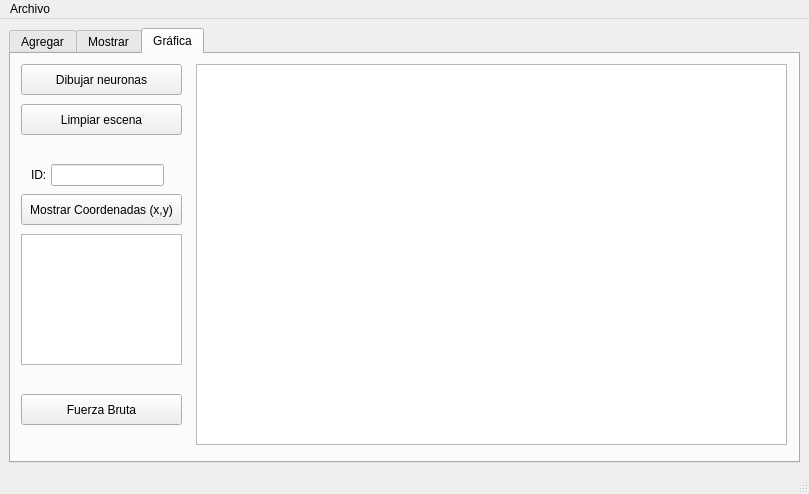
<?xml version="1.0" encoding="UTF-8"?>
<ui version="4.0">
 <class>MainWindow</class>
 <widget class="QMainWindow" name="MainWindow">
  <property name="geometry">
   <rect>
    <x>0</x>
    <y>0</y>
    <width>809</width>
    <height>494</height>
   </rect>
  </property>
  <property name="windowTitle">
   <string>MainWindow</string>
  </property>
  <widget class="QWidget" name="centralwidget">
   <layout class="QGridLayout" name="gridLayout">
    <item row="0" column="0">
     <widget class="QTabWidget" name="tabWidget">
      <property name="currentIndex">
       <number>2</number>
      </property>
      <widget class="QWidget" name="tab">
       <attribute name="title">
        <string>Agregar</string>
       </attribute>
       <widget class="QLabel" name="label">
        <property name="geometry">
         <rect>
          <x>73</x>
          <y>9</y>
          <width>62</width>
          <height>16</height>
         </rect>
        </property>
        <property name="text">
         <string>NEURONAS</string>
        </property>
       </widget>
       <widget class="QPlainTextEdit" name="mallaMostrar">
        <property name="geometry">
         <rect>
          <x>233</x>
          <y>9</y>
          <width>541</width>
          <height>211</height>
         </rect>
        </property>
       </widget>
       <widget class="QLabel" name="label_2">
        <property name="geometry">
         <rect>
          <x>9</x>
          <y>40</y>
          <width>16</width>
          <height>16</height>
         </rect>
        </property>
        <property name="text">
         <string>ID:</string>
        </property>
       </widget>
       <widget class="QLineEdit" name="datoId">
        <property name="geometry">
         <rect>
          <x>94</x>
          <y>40</y>
          <width>133</width>
          <height>22</height>
         </rect>
        </property>
       </widget>
       <widget class="QLabel" name="label_3">
        <property name="geometry">
         <rect>
          <x>9</x>
          <y>68</y>
          <width>38</width>
          <height>16</height>
         </rect>
        </property>
        <property name="text">
         <string>Voltaje:</string>
        </property>
       </widget>
       <widget class="QLineEdit" name="datoVoltaje">
        <property name="geometry">
         <rect>
          <x>94</x>
          <y>68</y>
          <width>133</width>
          <height>22</height>
         </rect>
        </property>
       </widget>
       <widget class="QLabel" name="label_4">
        <property name="geometry">
         <rect>
          <x>9</x>
          <y>96</y>
          <width>58</width>
          <height>16</height>
         </rect>
        </property>
        <property name="text">
         <string>Posición X:</string>
        </property>
       </widget>
       <widget class="QLineEdit" name="datoPosicionX">
        <property name="geometry">
         <rect>
          <x>94</x>
          <y>96</y>
          <width>133</width>
          <height>22</height>
         </rect>
        </property>
       </widget>
       <widget class="QLabel" name="label_5">
        <property name="geometry">
         <rect>
          <x>9</x>
          <y>124</y>
          <width>58</width>
          <height>16</height>
         </rect>
        </property>
        <property name="text">
         <string>Posición Y:</string>
        </property>
       </widget>
       <widget class="QLineEdit" name="datoPosicionY">
        <property name="geometry">
         <rect>
          <x>94</x>
          <y>124</y>
          <width>133</width>
          <height>22</height>
         </rect>
        </property>
       </widget>
       <widget class="QLabel" name="label_6">
        <property name="geometry">
         <rect>
          <x>9</x>
          <y>152</y>
          <width>23</width>
          <height>16</height>
         </rect>
        </property>
        <property name="text">
         <string>Red:</string>
        </property>
       </widget>
       <widget class="QLineEdit" name="datoRed">
        <property name="geometry">
         <rect>
          <x>94</x>
          <y>152</y>
          <width>133</width>
          <height>22</height>
         </rect>
        </property>
       </widget>
       <widget class="QLabel" name="label_7">
        <property name="geometry">
         <rect>
          <x>9</x>
          <y>180</y>
          <width>34</width>
          <height>16</height>
         </rect>
        </property>
        <property name="text">
         <string>Green:</string>
        </property>
       </widget>
       <widget class="QLineEdit" name="datoGreen">
        <property name="geometry">
         <rect>
          <x>94</x>
          <y>180</y>
          <width>133</width>
          <height>22</height>
         </rect>
        </property>
       </widget>
       <widget class="QLabel" name="label_8">
        <property name="geometry">
         <rect>
          <x>9</x>
          <y>208</y>
          <width>26</width>
          <height>16</height>
         </rect>
        </property>
        <property name="text">
         <string>Blue:</string>
        </property>
       </widget>
       <widget class="QLineEdit" name="datoBlue">
        <property name="geometry">
         <rect>
          <x>94</x>
          <y>208</y>
          <width>133</width>
          <height>22</height>
         </rect>
        </property>
       </widget>
       <widget class="QPushButton" name="mostrarNeuronas">
        <property name="geometry">
         <rect>
          <x>240</x>
          <y>230</y>
          <width>161</width>
          <height>31</height>
         </rect>
        </property>
        <property name="text">
         <string>Mostrar</string>
        </property>
       </widget>
       <widget class="QPushButton" name="insertarInicio">
        <property name="geometry">
         <rect>
          <x>9</x>
          <y>236</y>
          <width>101</width>
          <height>24</height>
         </rect>
        </property>
        <property name="text">
         <string>Insertar Inicio</string>
        </property>
       </widget>
       <widget class="QPushButton" name="insertarFinal">
        <property name="geometry">
         <rect>
          <x>114</x>
          <y>236</y>
          <width>111</width>
          <height>24</height>
         </rect>
        </property>
        <property name="text">
         <string>Insertar Final</string>
        </property>
       </widget>
       <widget class="QPushButton" name="sort">
        <property name="geometry">
         <rect>
          <x>410</x>
          <y>230</y>
          <width>171</width>
          <height>31</height>
         </rect>
        </property>
        <property name="text">
         <string>Ordenar por ID</string>
        </property>
       </widget>
       <widget class="QPushButton" name="sortV">
        <property name="geometry">
         <rect>
          <x>590</x>
          <y>230</y>
          <width>171</width>
          <height>31</height>
         </rect>
        </property>
        <property name="text">
         <string>Ordenar por Voltaje</string>
        </property>
       </widget>
      </widget>
      <widget class="QWidget" name="tab_2">
       <property name="enabled">
        <bool>true</bool>
       </property>
       <attribute name="title">
        <string>Mostrar</string>
       </attribute>
       <widget class="QTableWidget" name="tableWidget">
        <property name="geometry">
         <rect>
          <x>220</x>
          <y>10</y>
          <width>521</width>
          <height>231</height>
         </rect>
        </property>
       </widget>
       <widget class="QPushButton" name="BotonMostrardelatabla">
        <property name="geometry">
         <rect>
          <x>20</x>
          <y>10</y>
          <width>171</width>
          <height>31</height>
         </rect>
        </property>
        <property name="text">
         <string>Mostrar de la tabla</string>
        </property>
       </widget>
       <widget class="QPushButton" name="BotonBuscardelatabla">
        <property name="geometry">
         <rect>
          <x>20</x>
          <y>170</y>
          <width>171</width>
          <height>31</height>
         </rect>
        </property>
        <property name="text">
         <string>Buscar por ID</string>
        </property>
       </widget>
       <widget class="QLineEdit" name="idBusqueda">
        <property name="geometry">
         <rect>
          <x>20</x>
          <y>210</y>
          <width>171</width>
          <height>31</height>
         </rect>
        </property>
        <property name="placeholderText">
         <string> ID</string>
        </property>
        <property name="clearButtonEnabled">
         <bool>false</bool>
        </property>
       </widget>
       <widget class="QPushButton" name="BotonMostrarSortID">
        <property name="geometry">
         <rect>
          <x>20</x>
          <y>50</y>
          <width>171</width>
          <height>31</height>
         </rect>
        </property>
        <property name="text">
         <string>Clasificar por ID</string>
        </property>
       </widget>
       <widget class="QPushButton" name="BotonMostrarSortV">
        <property name="geometry">
         <rect>
          <x>20</x>
          <y>90</y>
          <width>171</width>
          <height>31</height>
         </rect>
        </property>
        <property name="text">
         <string>Clasificar por Voltaje</string>
        </property>
       </widget>
      </widget>
      <widget class="QWidget" name="tab_3">
       <attribute name="title">
        <string>Gráfica</string>
       </attribute>
       <widget class="QPushButton" name="dibujar">
        <property name="geometry">
         <rect>
          <x>10</x>
          <y>10</y>
          <width>161</width>
          <height>31</height>
         </rect>
        </property>
        <property name="text">
         <string>Dibujar neuronas</string>
        </property>
       </widget>
       <widget class="QPushButton" name="limpiar">
        <property name="geometry">
         <rect>
          <x>10</x>
          <y>50</y>
          <width>161</width>
          <height>31</height>
         </rect>
        </property>
        <property name="text">
         <string>Limpiar escena</string>
        </property>
       </widget>
       <widget class="QGraphicsView" name="graphicsView">
        <property name="geometry">
         <rect>
          <x>185</x>
          <y>10</y>
          <width>591</width>
          <height>381</height>
         </rect>
        </property>
       </widget>
       <widget class="QLineEdit" name="busqID">
        <property name="geometry">
         <rect>
          <x>40</x>
          <y>110</y>
          <width>113</width>
          <height>22</height>
         </rect>
        </property>
       </widget>
       <widget class="QLabel" name="label_9">
        <property name="geometry">
         <rect>
          <x>20</x>
          <y>110</y>
          <width>49</width>
          <height>21</height>
         </rect>
        </property>
        <property name="text">
         <string>ID:</string>
        </property>
       </widget>
       <widget class="QPushButton" name="btnBusqID">
        <property name="geometry">
         <rect>
          <x>10</x>
          <y>140</y>
          <width>161</width>
          <height>31</height>
         </rect>
        </property>
        <property name="text">
         <string>Mostrar Coordenadas (x,y)</string>
        </property>
       </widget>
       <widget class="QPlainTextEdit" name="mallaGrafNeuronas">
        <property name="geometry">
         <rect>
          <x>10</x>
          <y>180</y>
          <width>161</width>
          <height>131</height>
         </rect>
        </property>
       </widget>
       <widget class="QPushButton" name="bruteForceGraphic">
        <property name="geometry">
         <rect>
          <x>10</x>
          <y>340</y>
          <width>161</width>
          <height>31</height>
         </rect>
        </property>
        <property name="text">
         <string>Fuerza Bruta</string>
        </property>
       </widget>
      </widget>
     </widget>
    </item>
   </layout>
  </widget>
  <widget class="QMenuBar" name="menubar">
   <property name="geometry">
    <rect>
     <x>0</x>
     <y>0</y>
     <width>809</width>
     <height>22</height>
    </rect>
   </property>
   <widget class="QMenu" name="menuArchivo">
    <property name="title">
     <string>Archivo</string>
    </property>
    <addaction name="actionAbrir"/>
    <addaction name="actionGuardar"/>
   </widget>
   <addaction name="menuArchivo"/>
  </widget>
  <widget class="QStatusBar" name="statusbar"/>
  <action name="actionAbrir">
   <property name="text">
    <string>Abrir</string>
   </property>
   <property name="shortcut">
    <string>Ctrl+O</string>
   </property>
  </action>
  <action name="actionGuardar">
   <property name="text">
    <string>Guardar</string>
   </property>
   <property name="shortcut">
    <string>Ctrl+G</string>
   </property>
  </action>
 </widget>
 <resources/>
 <connections/>
</ui>
